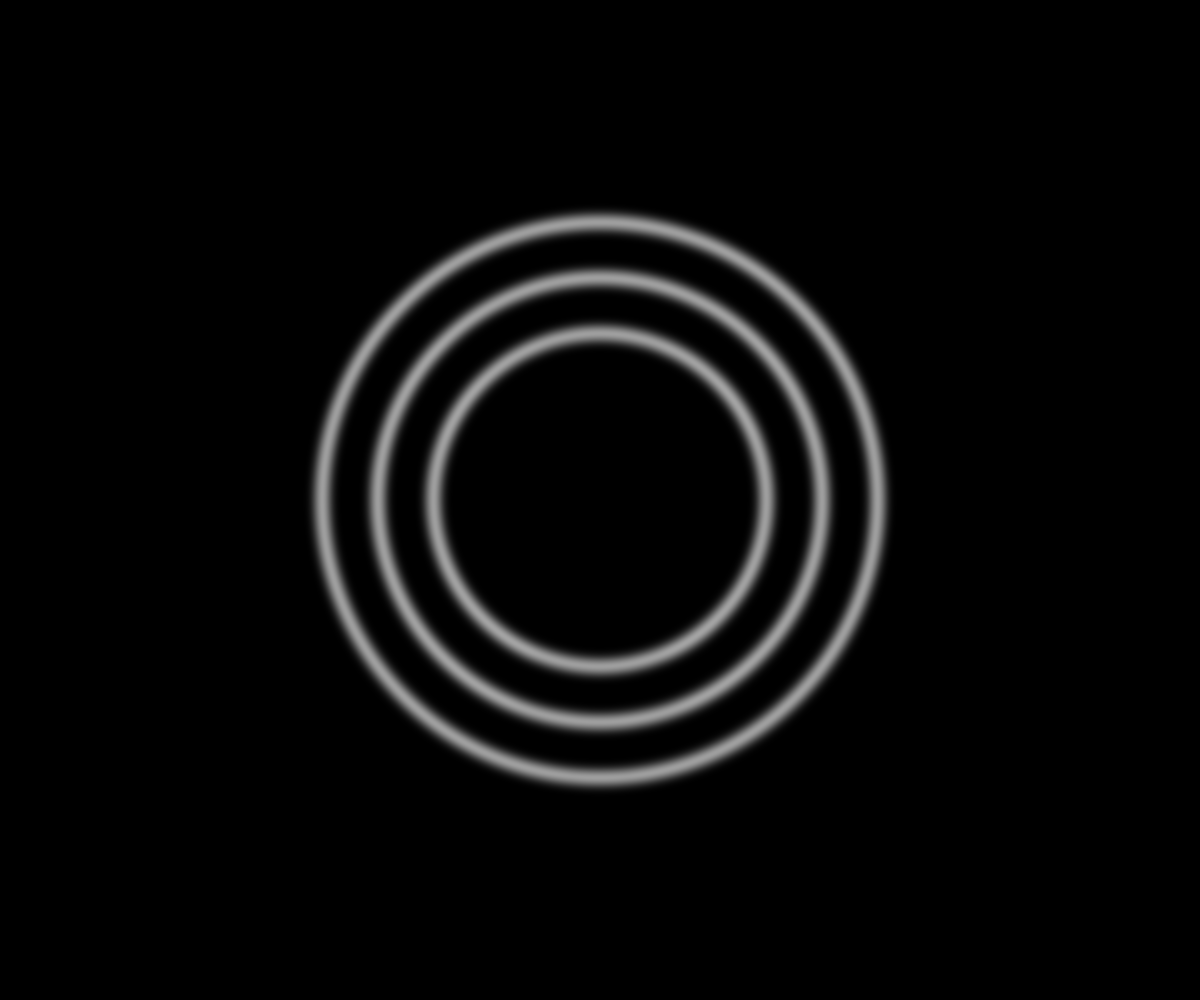
Frame 1 (no input)
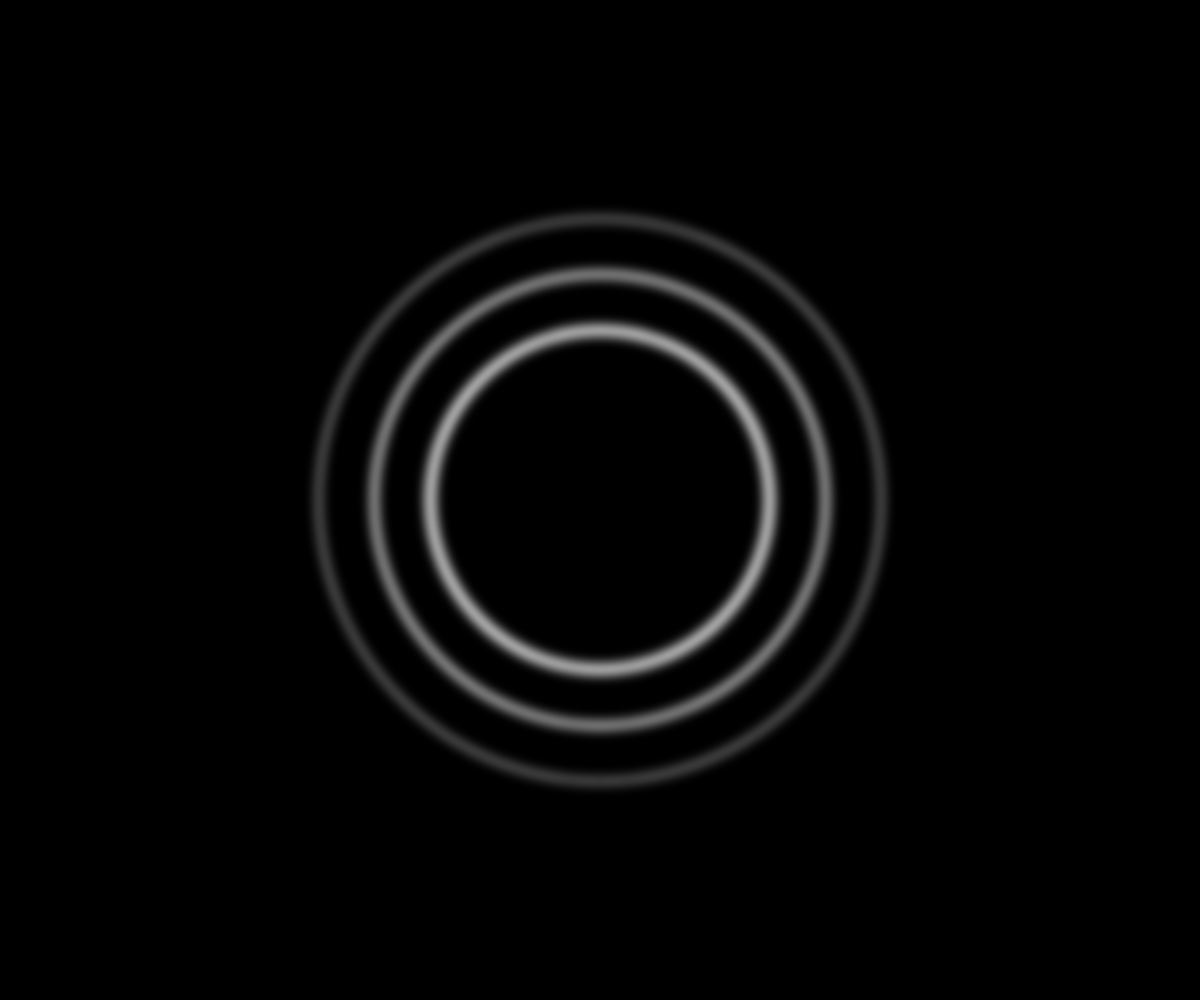
Frame 60 (no input)
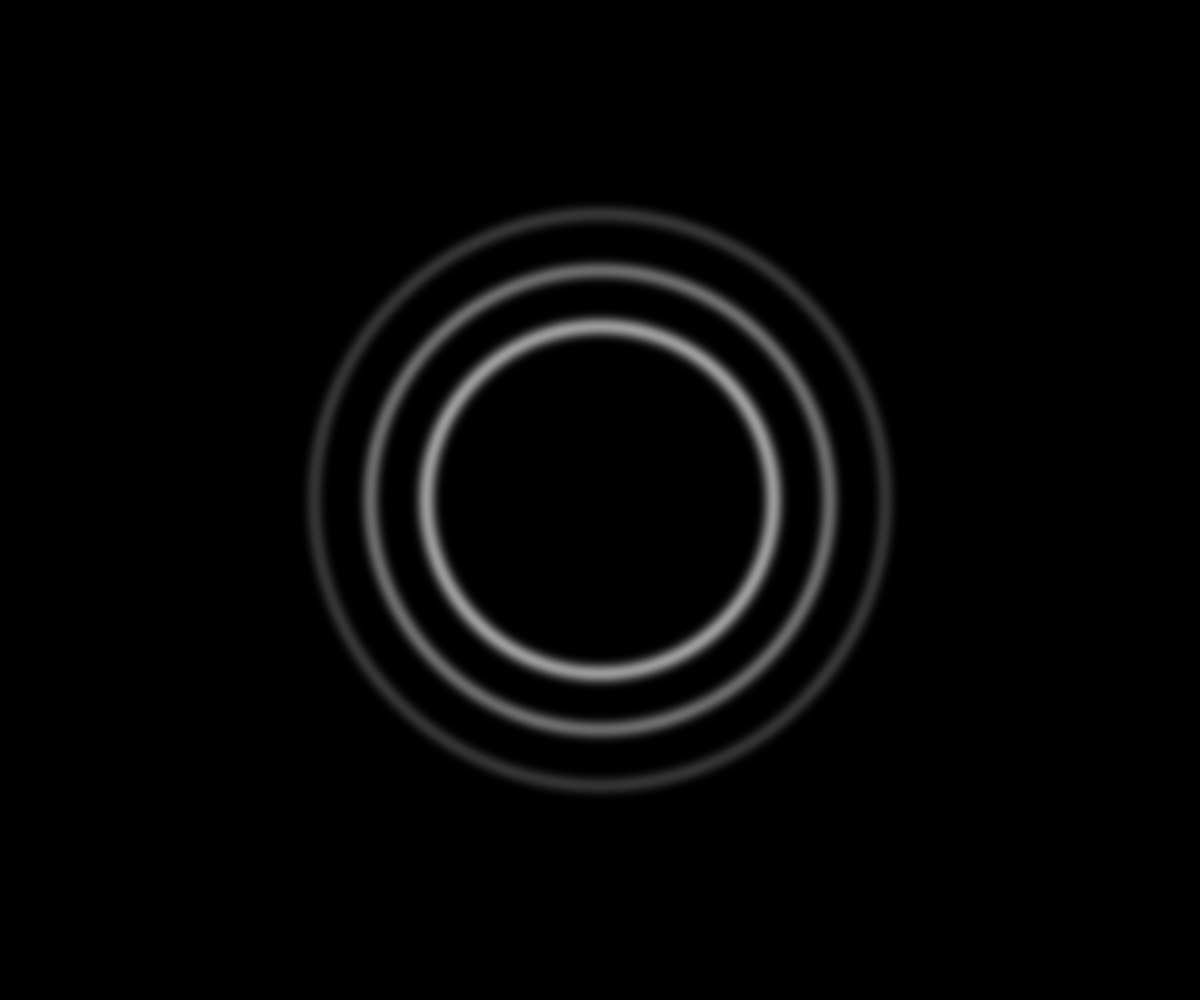
Frame 120 (the mouse pressed at the canvas centre since frame 60)

The p5.js sketch that drew these frames (run headless with seeded random() and noise() and a simulated clock; from frame 60 on, the mouse is pressed at the canvas centre):

// p5.js sketch
// ── sketch.js
var w = window.innerWidth;
var h = window.innerHeight;

var itemFound;
var spotlight;
var arrow;

// Simple spotlight effect
class SearchingItem {
  constructor(diameter) {
    this.diameter = diameter;
  }
  display() {
    drawingContext.filter = 'blur(22px)';
    noStroke();
    fill(255);
    circle(w/2, h/2, this.diameter);
  }
}

// Makes a circle grow from minDiameter to maxDiameter, while decreasing strokeWeight from maxStrokeWeight to 0
class GrowingCircle {
  constructor(x, y, minDiameter, maxDiameter, maxStrokeWeight, speed = 2, state = 0) {
    this.x = x;
    this.y = y;
    this.minDiameter = minDiameter;
    this.maxDiameter = maxDiameter;
    this.diameter = minDiameter + (maxDiameter - minDiameter) * state;
    this.maxStrokeWeight = maxStrokeWeight;
    this.strokeWeight = maxStrokeWeight;
    this.speed = speed;
    this.state = state;
  }

  display() {
    drawingContext.filter = 'blur(6px)';
    noFill();
    stroke(255);
    strokeWeight(this.strokeWeight);
    circle(this.x, this.y, this.diameter);
    // reset the filter
    drawingContext.filter = 'none';
  }

  animate() {
    if (this.diameter >= this.maxDiameter) {
      this.diameter = this.minDiameter;
      this.strokeWeight = this.maxStrokeWeight;
    }
    this.strokeWeight = this.maxStrokeWeight * (1 - (this.diameter - this.minDiameter) / (this.maxDiameter - this.minDiameter));
    this.diameter += this.speed;
  }
}

// Creates 3 centered GrowingCircles with an offset
class ItemFound {
  constructor(x, y, minDiameter, maxDiameter, maxStrokeWeight) {
    this.circles = [];
    let offsets = [0, 1 / 3, 2 / 3]; // Offsets
    for (let offset of offsets) {
      this.circles.push(new GrowingCircle(x, y, minDiameter, maxDiameter, maxStrokeWeight, 2, offset));
    }
  }

  display() {
    for (let circle of this.circles) {
      circle.display();
    }
  }

  animate() {
    for (let circle of this.circles) {
      circle.animate();
    }
  }

  update(x, y, minDiameter, maxDiameter, maxStrokeWeight) {
    for (let circle of this.circles) {
      circle.x = x;
      circle.y = y;
      circle.minDiameter = minDiameter;
      circle.maxDiameter = maxDiameter;
      circle.maxStrokeWeight = maxStrokeWeight;
    }
  }
}

class FollowMe {
  constructor(angle) {
    this.angle = angle
  }

  display() {
    stroke(255);
    strokeWeight(50);
    translate(w/2, h/2);
    rotate(45 + this.angle);
    line(0, 0, 0, h/4);
    line(0, 0, h/4, 0);
  }

  update(angle) {
    this.angle = angle;
  }
}

function setup() {
  createCanvas(w, h);
  frameRate(60);
  angleMode(DEGREES);
  // spotlight = new SearchingItem(h * 0.95);
  itemFound = new ItemFound(w/2, h/2, h/3, h/1.5, 10);
  // arrow = new FollowMe(0);
}

function draw() {
  background(0);
  itemFound.display();
  itemFound.animate();
  // spotlight.display();
  // arrow.display();
  // arrow.update(frameCount % 360);
}

window.onresize = function() {
  w = window.innerWidth;
  h = window.innerHeight;
  resizeCanvas(w, h);
};
